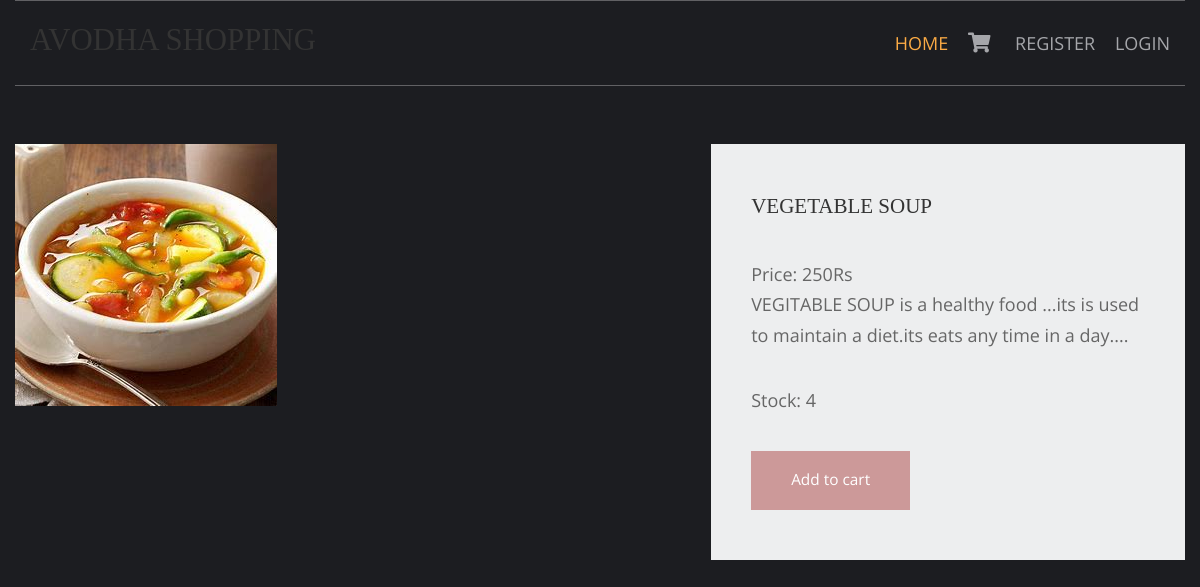
Screenshot of /vegitables-recipe/vegetable-soup with the database file from the repository.
### shop1/models.py (models this page shows, shortened)
class products(models.Model):
    name = models.CharField(max_length=250, unique=True)
    slug = models.SlugField(max_length=250, unique=True)
    img = models.ImageField(upload_to='product')
    desc = models.TextField()
    stock = models.IntegerField()
    available = models.BooleanField()
    price = models.IntegerField()
    category = models.ForeignKey(categ, on_delete=models.CASCADE)

### shop1/views.py (the view)
# urls.py: path('<slug:c_slug>/<slug:product_slug>',views.prodDetails,name='details'),
def prodDetails(request, c_slug, product_slug):
    try:
        prod = products.objects.get(category__slug=c_slug, slug=product_slug)
    except Exception as e:
        raise e
    return render(request, 'item.html', {'pr': prod})

### templates/item.html (shortened to what this page needs)
{% extends 'base.html' %}
{% load static %}
{% block content %}
<html lang="en">
<head>
    <link href="{% static 'pr/fontawesome/css/all.min.css' %}" rel="stylesheet" />
    <link href="{% static 'pr/css/templatemo-comparto.css' %}" rel="stylesheet" />
</head>
<body>
  <br><br>
        <section class="tm-mb-1" id="about">
            <div class="tm-row tm-about-row">
                <div class="tm-section-1-l">
                    <img src="{{pr.img.url}}" alt="About image" class="tm-img-responsive">
                </div>
                <article class="tm-section-1-r tm-bg-color-8">
                    <h2 class="tm-mb-2 tm-title-color">{{pr.name}}</h2>
                    <p>Price: {{pr.price}}Rs <br>{{pr.desc}}</p>
                    <p>Stock: {{pr.stock}}</p>
                    {% if pr.stock <= 0 %}
                    <h1 style="color:red">SORRY,,NO STOCK LEFT</h1>
                    {% else %}
                    <a href="{% url 'addcart' pr.id %}" class="tm-btn tm-btn-1 tm-link-to-services">Add to cart</a>
                    {% endif %}
                </article>
            </div>
        </section>
</body>
</html>
{% endblock %}

### static/hm/layout/styles/layout.css (style rules this page uses)
*, *::before, *::after { transition:all .3s ease-in-out; }
body { color:#A5A6AA; background-color:#1C1D21; }
a { color:#FBAB45; }

### static/pr/css/templatemo-comparto.css (style rules this page uses)
*, *::before, *::after { box-sizing: border-box; outline: none; }
ul, h1, h2, h3, h4, p, figure { padding: 0; margin: 0; }
body { font-family: 'Open Sans', Arial, sans-serif; font-size: 18px; overflow-x: hidden; padding-left: 15px; padding-right: 15px; margin: 0; }
h2 { font-size: 1.5rem; }
a { transition: all 0.3s ease; text-decoration: none; }
p { color: #666; line-height: 1.7; margin-bottom: 35px; }
h1, h2, h3, h4, h5, h6 { color: #333; }
.tm-mb-1 { margin-bottom: 20px; }
.tm-mb-2 { margin-bottom: 40px; }
.tm-bg-color-8 { background-color: #EDEEEF; }
.tm-img-responsive { max-width: 100%; height: auto; }
.tm-section-1-l { width: 57.85%; margin-right: 1.65%; }
.tm-section-1-r { padding: 50px 40px; width: 40.5%; }
.tm-row { display: flex; }
.tm-btn { display: inline-block; padding: 15px 40px; font-size: 1.1rem; border: none; background-color: #CC9999; color: white; }
a { color: #666; }

### static/hm/layout/styles/framework.css (style rules this page uses)
html { overflow-y:scroll; overflow-x:hidden; }
html, body { margin:0; padding:0; font-size:14px; line-height:1.6em; }
*, *::before, *::after { box-sizing:border-box; }
a { outline:none; text-decoration:none; }
img { width:auto; max-width:100%; height:auto; margin:0; padding:0; border:none; line-height:normal; vertical-align:middle; }
body, input, textarea, select { font-family:Verdana, Geneva, sans-serif; }
h1, h2, h3, h4, h5, h6, .heading { font-family:Georgia, "Times New Roman", Times, serif; }
::placeholder { opacity:1; }
h1, h2, h3, h4, h5, h6, .heading { margin:0 0 20px 0; font-size:1.4rem; line-height:normal; font-weight:normal; text-transform:uppercase; }
address, article, aside, figcaption, figure, footer, header, main, nav, section { display:block; margin:0; padding:0; }

### rows the page displays
products: img (picture), name "VEGETABLE SOUP", price "250", desc "VEGITABLE SOUP is a healthy food ...its is used to maintain a diet.its eats any time in a day....", stock "4"
